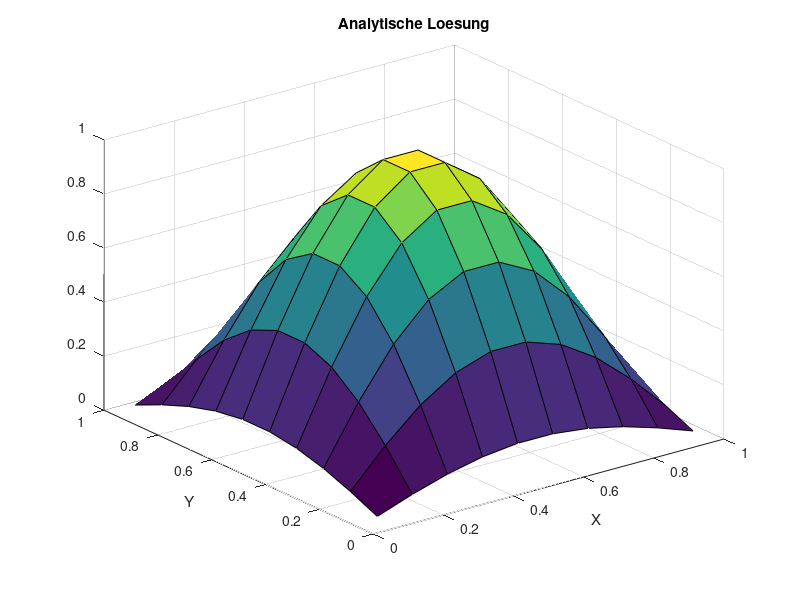
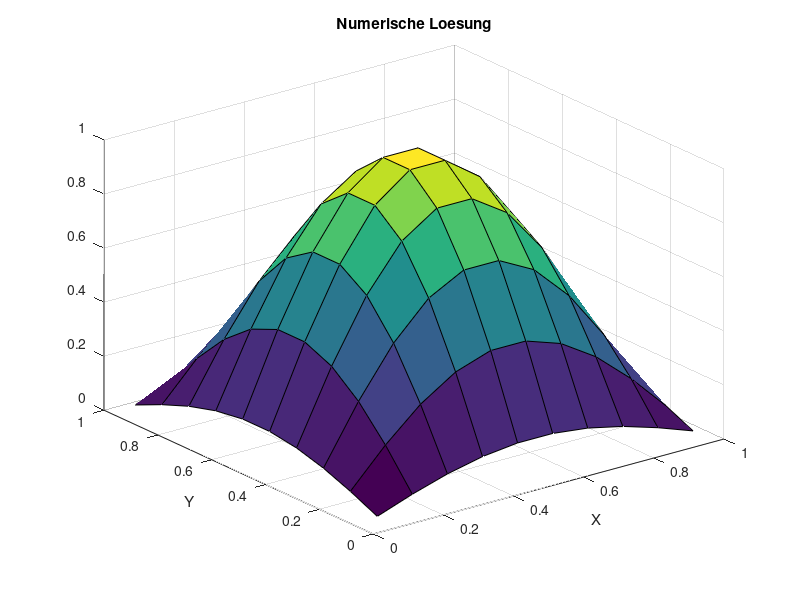
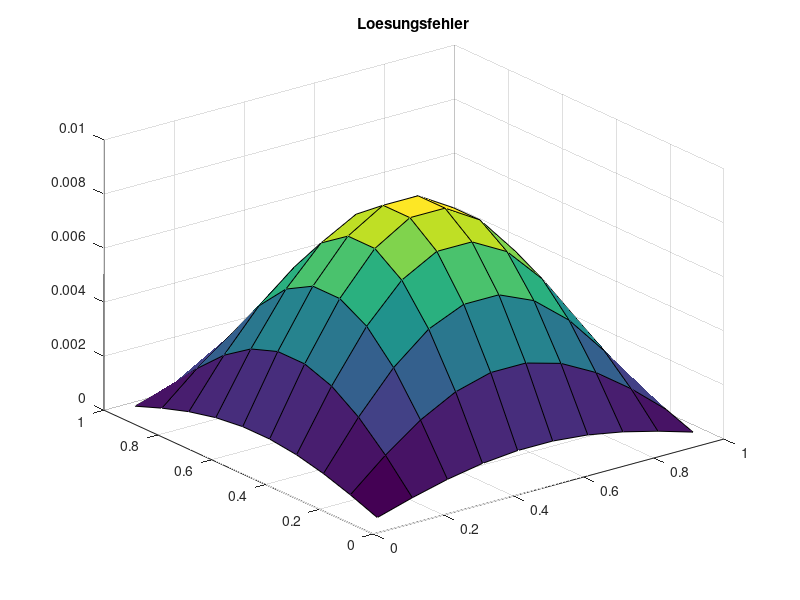
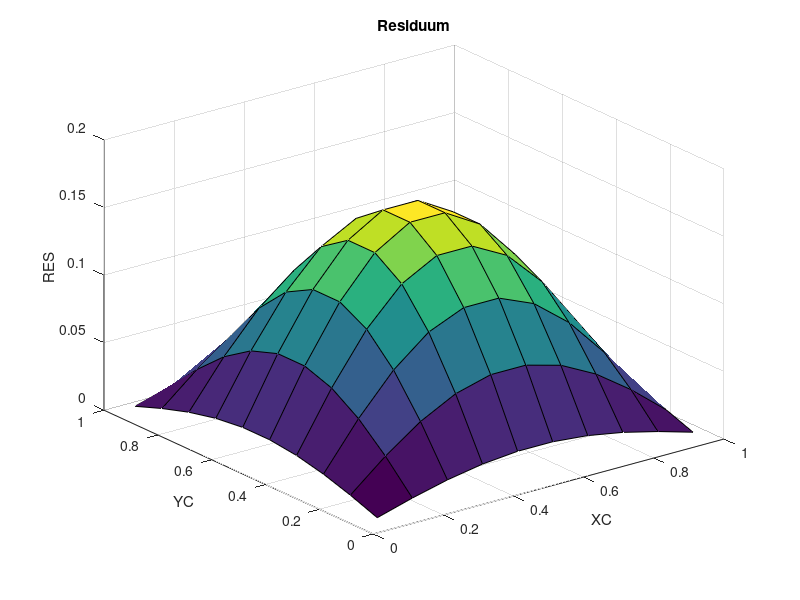

Write MATLAB code to recreate these figures, in order.
clc
clear all
close all
SOL=@(x,y) sin(pi*x)*sin(pi*y);
MSOL=@(x,y) -2*pi^2*sin(pi*x)*sin(pi*y);
%SOL=@(x,y) sin(pi/2*x)*cos(pi/2*y);
%MSOL=@(x,y) -1*pi^2/2*sin(pi/2*x)*cos(pi/2*y);
DIF=1.0;
XMIN=0.0;
XMAX=1.0;
YMIN=0.0;
YMAX=1.0;
N=10; % KV's in einer Koordinatenrichtung, macht N^2 KV gesamt
NN=N*N;

X = linspace(XMIN, XMAX, N+1);
Y = linspace(YMIN, YMAX, N+1);
XC = (X(1:N)+X(2:N+1))/2;
YC = (Y(1:N)+Y(2:N+1))/2;
XCR = [XMIN, XC, XMAX];
YCR = [YMIN, YC, YMAX];

%%% ANALYTISCHE LÖSUNG
TA = zeros(N, N);
for I=1:N
  for J=1:N
    TA(I, J)=SOL(XC(I), YC(J));
  end
end

figure(1)
surf(XC, YC, TA);
title('Analytische Loesung')
xlabel('X')
ylabel('Y')

%%% FVM Lösung

% Randbedingungen
for I=1:N RBS(I)=SOL(XC(I), 0); end
for I=1:N RBN(I)=SOL(XC(I), 1); end
for I=1:N RBE(I)=SOL(1, YC(I)); end
for I=1:N RBW(I)=SOL(0, YC(I)); end

% Koeffizienten speichern
AP = zeros(N);
AE = zeros(N);
AN = zeros(N);
AW = zeros(N);
AS = zeros(N);

for I=1:N
  for J=1:N
    DX = X(I+1)-X(I);
    DY = Y(J+1)-Y(J);

    DXE = XCR(I+2)-XCR(I+1);
    DXW = XCR(I+1)-XCR(I);

    DYN = YCR(J+2)-YCR(J+1);
    DYS = YCR(J+1)-YCR(J);

    AE(I,J) = DIF/(DXE*DX);
    AW(I,J) = DIF/(DXW*DX);
    AN(I,J) = DIF/(DYN*DY);
    AS(I,J) = DIF/(DYS*DY);

    AP(I,J) = -AE(I,J)-AN(I,J)-AW(I,J)-AS(I,J);
  end
end

% Gesamtgleichungssystem aufstellen
A = zeros(NN);
b = zeros(NN, 1);

for J=1:N
  for I=1:N
    IDX = (J-1)*N + I;

    b(IDX) = MSOL(XC(I),YC(J));

    % Hauptdiagonale
    A(IDX, IDX) = AP(I,J);

    % Westliche Nebendiagonale
    if mod(IDX,N)==1
      b(IDX) = b(IDX)-AW(I,J)*RBW(J);
    else
      A(IDX, IDX-1) = AW(I,J);
    end

    % Östliche Nebendiagonale
    if mod(IDX,N)==0
      b(IDX) = b(IDX)-AE(I,J)*RBE(J);
    else
      A(IDX, IDX+1) = AE(I,J);
    end

    % Nördliche Nebendiagonale
    if IDX > NN-N
      b(IDX) = b(IDX)-AN(I,J)*RBN(I);
    else
      A(IDX, IDX+N) = AN(I,J);
    end

    % Südliche Nebendiagonale
    if IDX <= N
      b(IDX) = b(IDX)-AS(I,J)*RBS(I);
    else
      A(IDX, IDX-N) = AS(I,J);
    end
  end
end

t=A\b;
T=reshape(t,N,N);

% mit Randwerten
T2 = zeros(N+2);
T2(2:N+1,2:N+1) = T;

figure(2)
surf(XC, YC, T);
title('Numerische Loesung')
xlabel('X')
ylabel('Y')


%%% Lösungsfehler berechnen
SERR=0.0;
ERR=zeros(N);
for I=1:N
  for J=1:N
    ERR(I,J)=T(I, J)-TA(I, J);
    SERR=SERR+ERR(I,J)^2;
  end
end
SERR=sqrt(SERR/NN);

figure(3)
surf(XC, YC, ERR);
title('Loesungsfehler')

fprintf('Summierter Fehler %16.10e NN=%g\n', SERR, NN);

%%% ORDNUNG  BESTIMMEN
ERR5=1.6779195551e-02;
ERR10=4.1327084831e-03;
ERR20=1.0293533823e-03;
ERR40=2.5710023908e-04;
op=log((ERR5)/(ERR10))/log(2);
fprintf('Ordnung des Verfahrens %16.10e \n',op  );
op=log((ERR10)/(ERR20))/log(2);
fprintf('Ordnung des Verfahrens %16.10e \n',op  );
op=log((ERR20)/(ERR40))/log(2);
fprintf('Ordnung des Verfahrens %16.10e \n',op  );



%%% RESIDUUM BERECHNEN
s=zeros(N);
for I=1:N
  for J=1:N
    s(I, J)=SOL(XC(I), YC(J));
  end
end

s=reshape(s, NN, 1);

RES=A*s-b;

RES2 = reshape(RES, N, N);

figure(4)
surf(XC, YC, RES2);

xlabel('XC')
ylabel('YC')
zlabel('RES')
title('Residuum')

%%% Truncation Error berechnen

% b ohne Randwerte
TE=zeros(N);
b=zeros(N);
for I=1:N
  for J=1:N
    b(I,J) = MSOL(XC(I), YC(J));
  end
end

for I=3:N-2
  for J=3:N-2
    TE(I,J)=1;
    DX = X(I+1)-X(I);
    DY = Y(J+1)-Y(J);
    TE(I,J) = ((DX*DY)/24 * (b(I+1,J)+b(I-1,J)+b(I,J+1)+b(I,J-1)-4*b(I,J)))... % TE_source
            + ((T(I+2,J)-3*T(I+1,J)+3*T(I,J)-T(I-1,J))/(24*DX))... % TE_e
            - ((T(I+1,J)-3*T(I,J)+3*T(I-1,J)-T(I-2,J))/(24*DX))... % TE_w
            + ((T(I,J+2)-3*T(I,J+1)+3*T(I,J)-T(I,J-1))/(24*DY))... % TE_n
            - ((T(I,J+1)-3*T(I,J)+3*T(I,J-1)-T(I,J-2))/(24*DY)); % TE_s
    TE(I,J) = TE(I,J)/(DX*DY); % Division durch Terme bei Quellterm
  end
end

% TE Sonderfälle für Randvolumen
%I=2;
%DX = X(I+1)-X(I);
%TE(I) = (DX/24 * (b(I+1) - 2*b(I) + b(I-1)))... % TE_source
      %+ ((T(I+2)-3*T(I+1)+3*T(I)-T(I-1))/(24*DX))... % TE_e
      %- ((T(I+1)-3*T(I)+4*T(I-1)-2*RBW)/(24*DX)); % TE_w
%TE(I) = TE(I)/DX;

%I = N-1;
%DX = X(I+1)-X(I);
%TE(I) = (DX/24 * (b(I+1) - 2*b(I) + b(I-1)))... % TE_source
      %+ ((2*RBE-4*T(I+1)+3*T(I)-T(I-1))/(24*DX))... % TE_e
      %- ((T(I+1)-3*T(I)+3*T(I-1)-T(I-2))/(24*DX)); % TE_w
%TE(I) = TE(I)/DX;

figure(5)

surf(XC, YC, TE);
